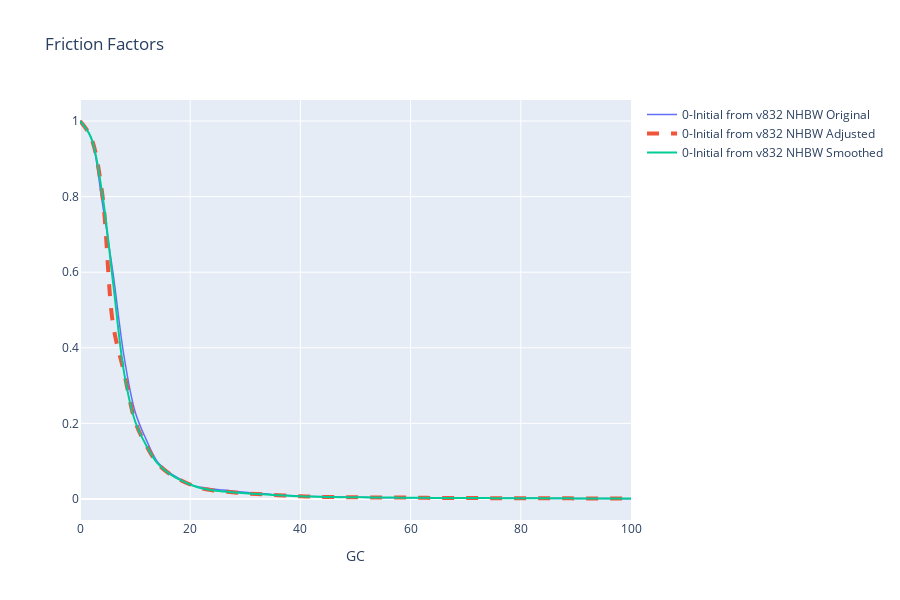

The notebook cell saved with this chart:
### Code cell
# SMOOTHING

# backup will output a new CSV each time function is run... just to be safe
backup = True

dfSmoothedSetHolder = pd.DataFrame()
dfFFsForCharts = pd.DataFrame() # master dataframe

# loop through input dataframe
for index, row in dfCalibrationRounds.iterrows():
    
    # get trip purposes and tlf types for looping
    tps  = dfsFF[index]['TRIPPURP'].unique().tolist()

    dfSmoothParams = pd.DataFrame()

    # r=root, d=directories, f = files
    for r, d, f in os.walk(os.path.join(os.path.join(os.path.join(dirIntermediate,row['FF_CALIB_ROUND']),'manual_smoothing'))):
        for file in f:
            if file.endswith('.csv'):
                dfSmoothParams = pd.concat([dfSmoothParams,pd.read_csv(os.path.join(r, file))])
    if debug: display(dfSmoothParams)

    # create sets for give index
    dfOriginalSet = dfsFF[index].copy()
    dfAdjustedSet = dfsFFAdj[index][['TRIPPURP','TLFTYPE','BIN','FF_ADJ']].copy()
    dfAdjustedSet.columns = (['TRIPPURP','TLFTYPE','BIN','FF'])
    dfSmoothedSet = dfAdjustedSet.copy() # copy of adjusted since this is where it starts
    
    # add column for round values
    dfOriginalSet['FF_CALIB_ROUND'] = row['FF_CALIB_ROUND']
    dfAdjustedSet['FF_CALIB_ROUND'] = row['FF_CALIB_ROUND']
    dfSmoothedSet['FF_CALIB_ROUND'] = row['FF_CALIB_ROUND']

    dfOriginalSet['OAS'] = 'Original'
    dfAdjustedSet['OAS'] = 'Adjusted'
    dfSmoothedSet['OAS'] = 'Smoothed'

    if debug: display(dfAdjustedSet)

    # go through all trip purposes
    for tp in tps:
        if debug: print (tp)

        # make copy of filtered dataframe for working
        dfSmoothedSetByTP = dfSmoothedSet[(dfSmoothedSet['TRIPPURP']==tp)].copy()

        # make copy of filtered manual adjustments for working
        dfSmoothParamsByTP = dfSmoothParams[(dfSmoothParams['TRIPPURP']==tp)].copy()

        # smoothing is done row-by-row from the parameters file
        for index, row in dfSmoothParamsByTP.iterrows():

            # show before if debug set to 1
            if(row['DEBUG_TOGGLE']==1):
                pd.set_option('display.max_rows', None)
                display(dfSmoothedSetByTP[(dfSmoothedSetByTP['BIN'].between(row['BIN_FROM'],row['BIN_TO']))])
                pd.set_option('display.max_rows', 10)

            # linear adjustment
            if row['LINEAR_TOGGLE']:
                #print('linear')

                numPNTS = len(dfSmoothedSetByTP[(dfSmoothedSetByTP['BIN'].between(row['BIN_FROM'],row['BIN_TO']))].index)
                bgnFFAdj = dfSmoothedSetByTP[(dfSmoothedSetByTP['BIN']==row['BIN_FROM'])]['FF'].values[0]
                endFFAdj = dfSmoothedSetByTP[(dfSmoothedSetByTP['BIN']==row['BIN_TO'  ])]['FF'].values[0]

                # interpolate with np
                interpolates = np.linspace(bgnFFAdj, endFFAdj, numPNTS)

                # display for debugging
                if(row['DEBUG_TOGGLE']==1):
                    display('Bgn Freq ' + str(bgnFFAdj))
                    display('End Freq ' + str(endFFAdj))
                    display('Size ' + str(numPNTS))
                    display('Interpolates ' + str(interpolates))

                dfSmoothedSetByTP.loc[(dfSmoothedSetByTP['BIN'].between(row['BIN_FROM'],row['BIN_TO'])), 'FF'] = interpolates

            # moving average adjustment
            if row['MOVAVG_REACH']>0:
                
                maxbin = dfSmoothedSetByTP.loc[dfSmoothedSetByTP['BIN'].idxmax()]['BIN']
                
                # add zeros to keep moving average
                dfZeros = dfSmoothedSetByTP.copy()
                dfZeros['BIN'] += maxbin + binsize
                dfZeros['FF'] = 0
                dfSmoothedSetByTP = pd.concat([dfSmoothedSetByTP, dfZeros], ignore_index=True)
                
                # reach is on either side, so average extents is reach 2 + 1 with min periods for the shoulders, shift moves the avergage to center on bin
                # moving average is calculated for entire dataset and then only applied to BIN_FROM-BIN_TO range
                dfRolling = dfSmoothedSetByTP['FF'].rolling(row['MOVAVG_REACH']*2+1, min_periods=1).mean().shift(-1 * row['MOVAVG_REACH'])

                # debug
                if(row['DEBUG_TOGGLE']==1):
                    display(dfRolling)
                    
                dfSmoothedSetByTP.loc[dfSmoothedSetByTP['BIN'].between(row['BIN_FROM'],row['BIN_TO']),'FF'] = dfRolling                
                
                # trim back to maxbin
                dfSmoothedSetByTP = dfSmoothedSetByTP[dfSmoothedSetByTP['BIN']<=maxbin]
            
            # adjust frequency by override
            if row['FF_OVERRIDE']>0:
                dfSmoothedSetByTP.loc[(dfSmoothedSetByTP['BIN'].between(row['BIN_FROM'],row['BIN_TO'])),'FF'] = row['FF_OVERRIDE']

            # adjust frequency by relative amount
            dfSmoothedSetByTP.loc[(dfSmoothedSetByTP['BIN'].between(row['BIN_FROM'],row['BIN_TO'])),'FF'] += row['FFADJ_REL']

            # set frequency to zero
            if row['FF_ZERO_TOGGLE']==1:
                dfSmoothedSetByTP.loc[(dfSmoothedSetByTP['BIN'].between(row['BIN_FROM'],row['BIN_TO'])),'FF'] = 0

            # show after if debug set to 1
            if(row['DEBUG_TOGGLE']==1):
                pd.set_option('display.max_rows', None)
                display(dfSmoothedSetByTP[(dfSmoothedSetByTP['BIN'].between(row['BIN_FROM'],row['BIN_TO']))])
                pd.set_option('display.max_rows', 10)

            if debug: display(dfSmoothedSetByTP)

        dfSmoothedSetHolder = pd.concat([dfSmoothedSetHolder, dfSmoothedSetByTP], ignore_index=True)

    if debug: display(dfSmoothedSetHolder)

    # combine dataframes... smoothed with observed
    dfFFsForCharts = pd.concat([dfFFsForCharts,dfOriginalSet,dfAdjustedSet,dfSmoothedSetHolder], ignore_index=True)

if debug: display(dfFFsForCharts)

# MAKE INTERACTIVE CHART
py.offline.init_notebook_mode(connected=True)

lstCalibRnd  = dfFFsForCharts['FF_CALIB_ROUND'].unique().tolist() # iterative round names
lstTripPurp  = dfFFsForCharts['TRIPPURP'      ].unique().tolist() # HBW, HBShp, HBOth,...
lstOAS       = dfFFsForCharts['OAS'           ].unique().tolist() # Original, Adjusted, Smoothed

# multi select
selectCalibRnd  = widgets.SelectMultiple(options=lstCalibRnd                     , value=(dfFFsForCharts['FF_CALIB_ROUND'].values[0],), description='Calib Round' )
selectTripPurp  = widgets.SelectMultiple(options=lstTripPurp                     , value=('NHBW',)                                     , description='Trip Purpose')
selectOAS       = widgets.SelectMultiple(options=lstOAS                          , value=('Original','Adjusted','Smoothed')           , description='OAS'         )

# single select
selectPreset    = widgets.Select        (options=dfZoomPresets['PRESET'].tolist(), value='Begin'                                      , description='Zoom Presets')

##custom extents
xmin = widgets.Text(value='0', description='X Min',style={'width':50, 'description_width': '30'})
xmax = widgets.Text(value='250', description='X Max',style={'width':50, 'description_width': '30'})
ymin = widgets.Text(value='0', description='Y Min',style={'width':'50', 'description_width': '30'})
ymax = widgets.Text(value='.003', description='Y Max',style={'width':50, 'description_width': '30'})

#container1 = widgets.HBox([selectCalibRnd, selectTripPurp, selectOAS, selectPreset])
#container2 = widgets.VBox([xmin, xmax, ymin, ymax])
#container3 = widgets.HBox([container1, container2])

#ui = container3

#out = widgets.interactive_output(update_plot_ff, {'calibrnds':selectCalibRnd, 'trippurps':selectTripPurp, 'oass':selectOAS, 'zoompreset':selectPreset, 'xmin':xmin, 'xmax':xmax, 'ymin':ymin, 'ymax':ymax})
#display(ui, out)

widgets.interactive(update_plot_ff, calibrnds=selectCalibRnd, trippurps=selectTripPurp, oass=selectOAS, zoompreset=selectPreset, xmin=xmin, xmax=xmax, ymin=ymin, ymax=ymax)
#widgets.interactive(update_plot_ff, calibrnds=selectCalibRnd, trippurps=selectTripPurp, oass=selectOAS, zoompreset=selectPreset)

### Figure 1 — Plotly figure (JSON) as saved in the notebook; plotly's stock layout.template omitted (floating-point values rounded to 4 significant figures; data arrays with more than 128 entries replaced by an {"elided": "..."} marker saying what was removed)
{"data": [{"line": {"dash": "solid", "shape": "spline", "width": 1.5}, "mode": "lines", "name": "0-Initial from v832 NHBW Original", "type": "scatter", "x": {"elided": "201 int values"}, "y": {"elided": "201 float values"}}, {"line": {"dash": "dash", "shape": "spline", "width": 4}, "mode": "lines", "name": "0-Initial from v832 NHBW Adjusted", "type": "scatter", "x": {"elided": "201 int values"}, "y": {"elided": "201 float values"}}, {"line": {"dash": "solid", "shape": "spline", "width": 2}, "mode": "lines", "name": "0-Initial from v832 NHBW Smoothed", "type": "scatter", "x": {"elided": "201 int values"}, "y": {"elided": "201 float values"}}], "layout": {"height": 600, "title": {"text": "Friction Factors"}, "xaxis": {"range": [0, 100], "title": {"text": "GC"}}, "yaxis": {"range": [0, null], "title": {"text": ""}}}}
